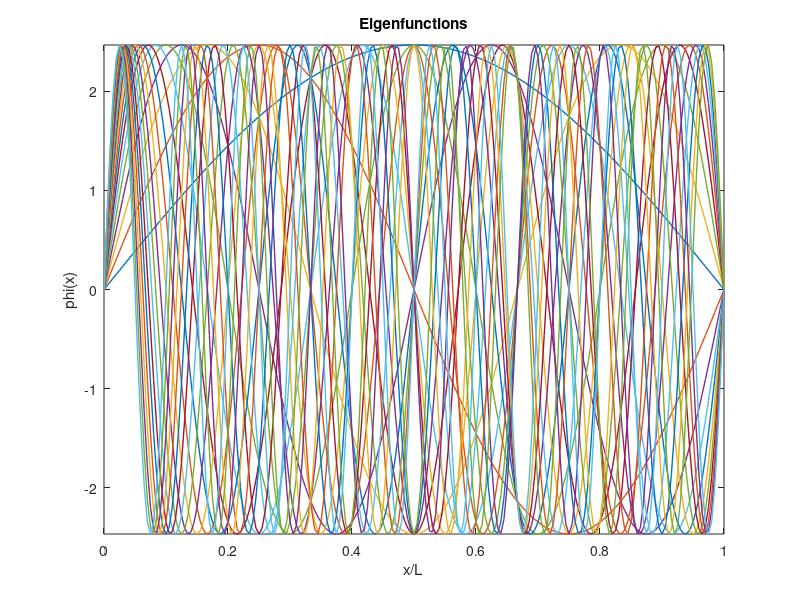

This figure's MATLAB source:
% Task: NM-HW1 2.9.5 Damped Vibrating String
% Deadline: October 4th, 2023 at 12:00.
% Author: Eric Vidal Marcos
% Group: 2 (QuanTEEM)
% Email: ericvidalmarcos@gmail.com
% Supervisors: Dr. Alain Dereux & Dr. Matthieu Sala

% Clear workspace
clear all   % Clear all variables
close all   % Close all variables
clc         % Clear command window

% Plot commands
graph_pinch = 'no';             % Plot initial conditions of f and g
graph_eigenfunctions = 'yes';    % Plot the eigenfunctions
% graph_f = 'no';                 % Plot the comparison of f and approx f
% graph_time = 'no';              % Plot the evolution of the wave
% graph_movie = 'no';             % Plot the movie of the wave evolution

% Pinch commands
minpinch = 1;                   % Minimum number of pinches
maxpinch = 2;                   % Maximum number of pinches
% If you want to work with just one pinch, set minpinch = maxpinch

% 1. Input data and discretization parameters
L = 0.328           % String length [m]
mu = 0.660E-3       % String mass per unit length (mu = M / L) [kg/m]
F = 55.0            % Tension force [N]
cc = sqrt(F/mu)     % Speed of wave propagation [m/s] (eq. 2.48)
nmax = 20           % Maximum number of modes (to be adjusted for the good convergence of the approximation)
npt = 201           % Number of sampling points used in the approximation
nst = 13            % Number of sample times
movie=200           % Number of frames for movie

gg = 100.0                  % Gamma coefficient [Hz]
dampf = 2 * gg / (cc ^ 2)   % Damping factor [s/m] (eq. 2.86)
tmax = (2 / gg) * log(10)   % Maximum time [s] (my pdf eq.)
tmin = 0;                   % Minimum time [s]
tstep = (tmax - tmin) / (nst - 1);  % Time step [s]
for i=1:nst
  t = tmin + (i - 1) * tstep;    % Discretized time [s]
end

% 2. Array of discretized value of x
xmin = 0;           % Minimum abscissa  
xmax = L;           % Maximum abscissa  
xstep = (xmax - xmin) / (npt - 1);  % Discretization step [m]
for i = 1:npt
  x(i) = xmin + (i - 1) * xstep;    % Discretized abscissas  
end

% 3. Compute numerical arrays for both pinches and to be used as initial conditions
for pinch = minpinch:maxpinch
    if (pinch == 1);  % eq. (2.44)
        p=L/2;   % Pinched point
        z = 1;   % Amplitude of the wave
        for (i=1:npt)   % Initial deformation for Pinch 1
            if (x(i) <= p)
                f(pinch, i) = x(i) * z / p;
            else
                f(pinch, i) = z * (x(i) - L) / (p-L);
            end
        end
        for i=1:npt     % Initial distribution of velocity field
            g(pinch, i) = 0;
        end
    elseif (pinch == 2);  % eq. (2.44)
        p1 = L/4.;    % Pinched point 1
        z1 = 1;       % Amplitude of the wave 1

        p2 = (3./4.) * L; % Pinched point 2
        z2 = -z1;       % Amplitude of the wave 2
        for (i=1:npt)   % Initial deformation for Pinch 2
            if (xmin <= x(i)) && (x(i) <= p1)
                f(pinch, i) = x(i) * z1 / p1;
            elseif (p1 < x(i)) && (x(i) <= p2)
                f(pinch, i) = (z1 - z2) / (p1 - p2) * (x(i) - p1) +z1;
            elseif (p2 < x(i)) && (x(i) <= xmax)
                f(pinch, i) = z2 * (x(i) - L) / (p2 - L);
            end
        end
        for i=1:npt     % Initial distribution of velocity field
            g(pinch, i) = 0;
        end
    end
end

% Plot the initial conditions of f and g for each pinch
if (strcmp(graph_pinch, 'yes') == 1);
    for pinch = minpinch:maxpinch;
        p1 = plot(x/L, f(pinch, :), ";f(x) [m];", 'LineWidth', 2);
        hold on
        p1 = plot(x/L, g(pinch, :), ";g(x) [m/s];", 'LineWidth', 2);
        hold off
        xlabel('x/L');
        ylabel('y(x)');
        title(strjoin({'Pinch', num2str(pinch)}, ' '));
        legend("location", "northeast");
        waitfor(p1)   % Stops the code execution until you close the plot
    end
endif

% 4. Compute the eigenfunctions and plot
for n = 1:nmax
    for i = 1:npt
        phi(n, i) = sqrt(2 / L) * sin(n * pi * x(i) / L);   % Eigenfunctions (eq. 2.75)
    end
end

% GRAPH OF EIGENFUNCTIONS
if (strcmp(graph_eigenfunctions, 'yes') == 1);
    for n = 1:nmax
        p2 = plot(x/L, phi(n, :), 'LineWidth', 1);
        hold on;
    end
    xlim([xmin/L,xmax/L]);
    ylim([-sqrt(2/L),sqrt(2/L)]);
    xlabel('x/L');
    ylabel('phi(x)');
    title('Eigenfunctions');
    hold off;
    waitfor(p2)   % Stops the code execution until you close the plot
end


